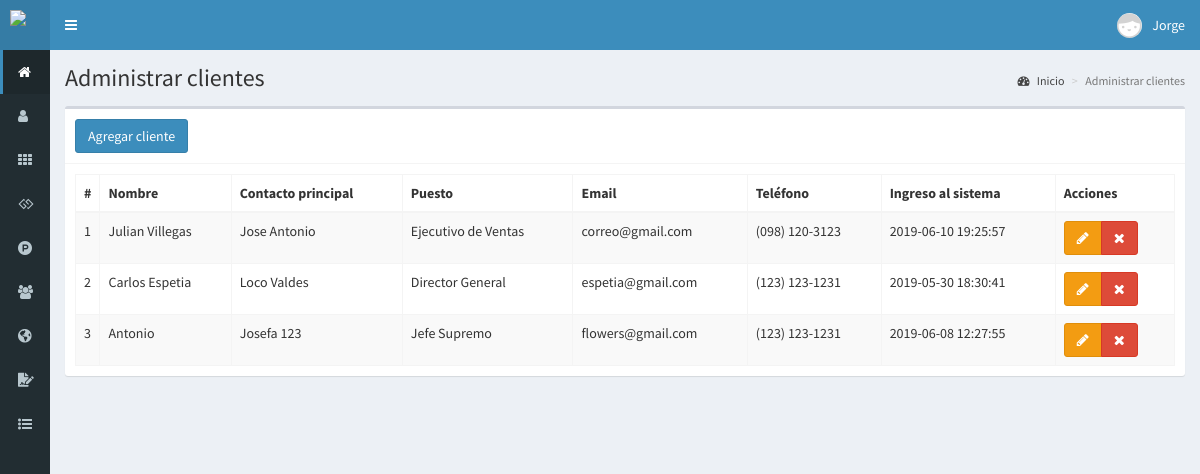
/clientes (signed in), run on the app's committed database.
### tables this page shows
CREATE TABLE `clientes` (
  `id` int(11) NOT NULL,
  `nombre` text NOT NULL,
  `contacP` text NOT NULL,
  `puesto` text NOT NULL,
  `documento` int(11) NOT NULL,
  `email` text NOT NULL,
  `telefono` text NOT NULL,
  `direccion` text NOT NULL,
  `fecha_nacimiento` date NOT NULL,
  `compras` int(11) NOT NULL,
  `ultima_compra` datetime NOT NULL,
  `fecha` timestamp NOT NULL DEFAULT CURRENT_TIMESTAMP ON UPDATE CURRENT_TIMESTAMP
);

### controladores/plantilla.controlador.php (called while the page is built)
<?php
class ControladorPlantilla{
	static public function ctrPlantilla(){
		include "vistas/plantilla.php";
	}
}

### index.php (called while the page is built, shortened)
<?php
require_once "controladores/plantilla.controlador.php";
require_once "controladores/usuarios.controlador.php";
require_once "controladores/clientes.controlador.php";
require_once "controladores/progreso.controlador.php";
require_once "modelos/clientes.modelo.php";
$plantilla = new ControladorPlantilla();
$plantilla -> ctrPlantilla();

### controladores/clientes.controlador.php (called while the page is built, shortened)
<?php
class ControladorClientes{
	static public function ctrMostrarClientes($item, $valor){
		$tabla = "clientes";
		$respuesta = ModeloClientes::mdlMostrarClientes($tabla, $item, $valor);
		return $respuesta;
	}
}

### modelos/conexion.php (called while the page is built)
<?php
class Conexion{
	static public function conectar(){
		$link = new PDO("mysql:host=localhost;dbname=pos9",
			            "root",
			            "");
		$link->exec("set names utf8");
		return $link;
	}
}

### modelos/clientes.modelo.php (called while the page is built, shortened)
<?php
require_once "conexion.php";
class ModeloClientes{
	static public function mdlMostrarClientes($tabla, $item, $valor){
		if($item != null){
			$stmt = Conexion::conectar()->prepare("SELECT * FROM $tabla WHERE $item = :$item");
			$stmt -> bindParam(":".$item, $valor, PDO::PARAM_STR);
			$stmt -> execute();
			return $stmt -> fetch();
		}else{
			$stmt = Conexion::conectar()->prepare("SELECT * FROM $tabla");
			$stmt -> execute();
			return $stmt -> fetchAll();
		}
	}
}

### vistas/modulos/clientes.php (the view, shortened to what this page needs)
<div class="content-wrapper">
  <section class="content-header">
    <h1>
      Administrar clientes
    </h1>
    <ol class="breadcrumb">
      <li><a href="inicio"><i class="fa fa-dashboard"></i> Inicio</a></li>
      <li class="active">Administrar clientes</li>
    </ol>
  </section>
  <section class="content">
    <div class="box">
      <div class="box-header with-border">
        <button class="btn btn-primary" data-toggle="modal" data-target="#modalAgregarCliente">
          Agregar cliente
        </button>
      </div>
      <div class="box-body">
       <table class="table table-bordered table-striped dt-responsive tablas" width="100%">
        <thead>
         <tr>
           <th style="width:10px">#</th>
           <th>Nombre</th>
           <th>Contacto principal</th>
           <th>Puesto</th>
           <th>Email</th>
           <th>Teléfono</th>
           <th>Ingreso al sistema</th>
           <th>Acciones</th>
         </tr>
        </thead>
        <tbody>
        <?php
          $item = null;
          $valor = null;
          $clientes = ControladorClientes::ctrMostrarClientes($item, $valor);
          foreach ($clientes as $key => $value) {
            echo '<tr>
                    <td>'.($key+1).'</td>
                    <td>'.$value["nombre"].'</td>
                    <td>'.$value["contacP"].'</td>
                    <td>'.$value["puesto"].'</td>
                    <td>'.$value["email"].'</td>
                    <td>'.$value["telefono"].'</td>
                    <td>'.$value["ultima_compra"].'</td>
                    <td>
                      <div class="btn-group">
                        <button class="btn btn-warning btnEditarCliente" data-toggle="modal" data-target="#modalEditarCliente" idCliente="'.$value["id"].'"><i class="fa fa-pencil"></i></button>';
                      if($_SESSION["perfil"] == "Administrador"){
                          echo '<button class="btn btn-danger btnEliminarCliente" idCliente="'.$value["id"].'"><i class="fa fa-times"></i></button>';
                      }
                      echo '</div>
                    </td>
                  </tr>';
            }
        ?>
        </tbody>
       </table>
      </div>
    </div>
  </section>
</div>

### data on the page
clientes: nombre "Julian Villegas", contacP "Jose Antonio", puesto "Ejecutivo de Ventas", email "correo@gmail.com", telefono "(098) 120-3123", ultima_compra "2019-06-10 19:25:57"
clientes: nombre "Carlos Espetia", contacP "Loco Valdes", puesto "Director General", email "espetia@gmail.com", telefono "(123) 123-1231", ultima_compra "2019-05-30 18:30:41"
clientes: nombre "Antonio", contacP "Josefa 123", puesto "Jefe Supremo", email "flowers@gmail.com", telefono "(123) 123-1231", ultima_compra "2019-06-08 12:27:55"

### other printed values
$_SESSION["nombre"] "Jorge"
